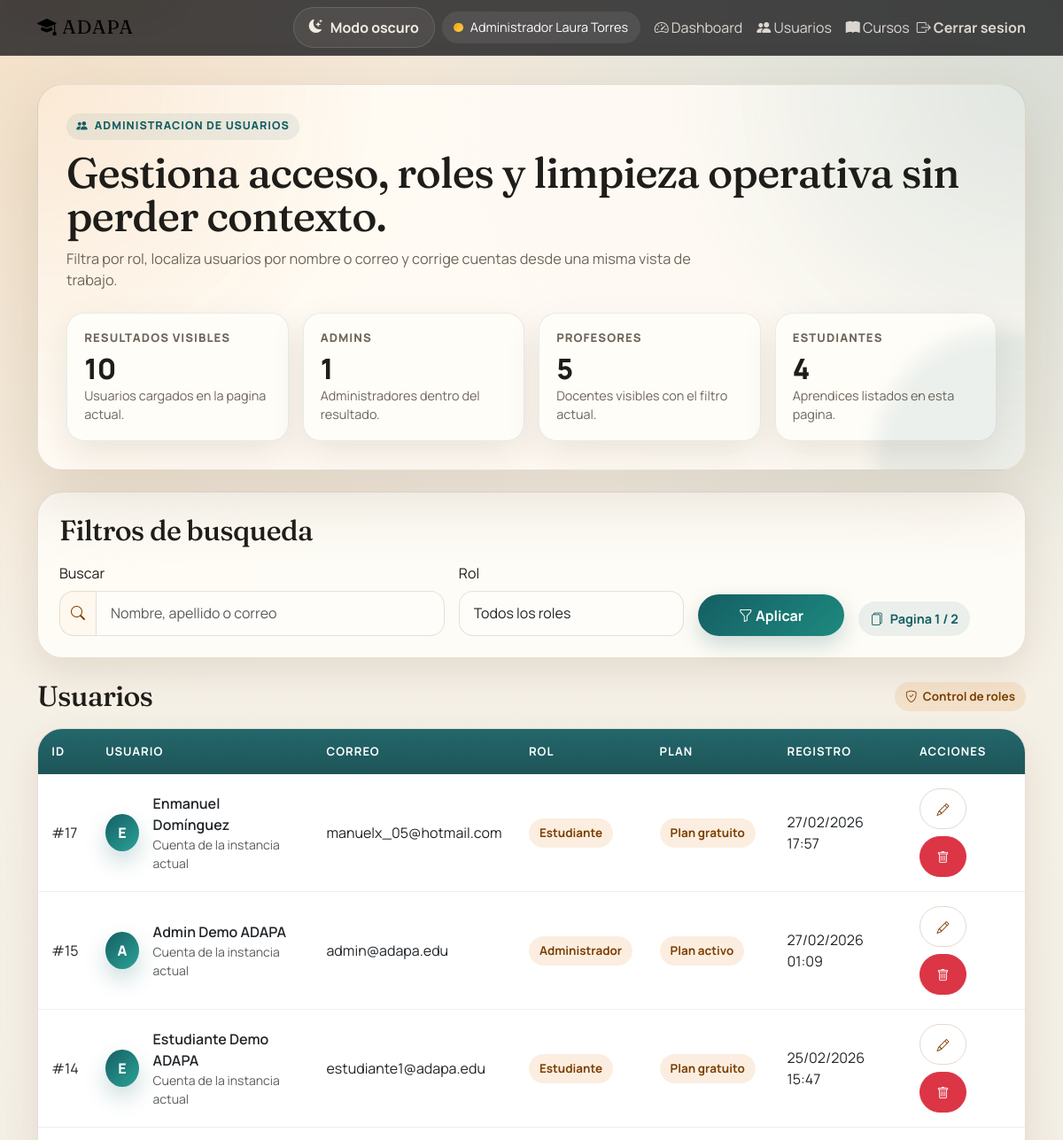
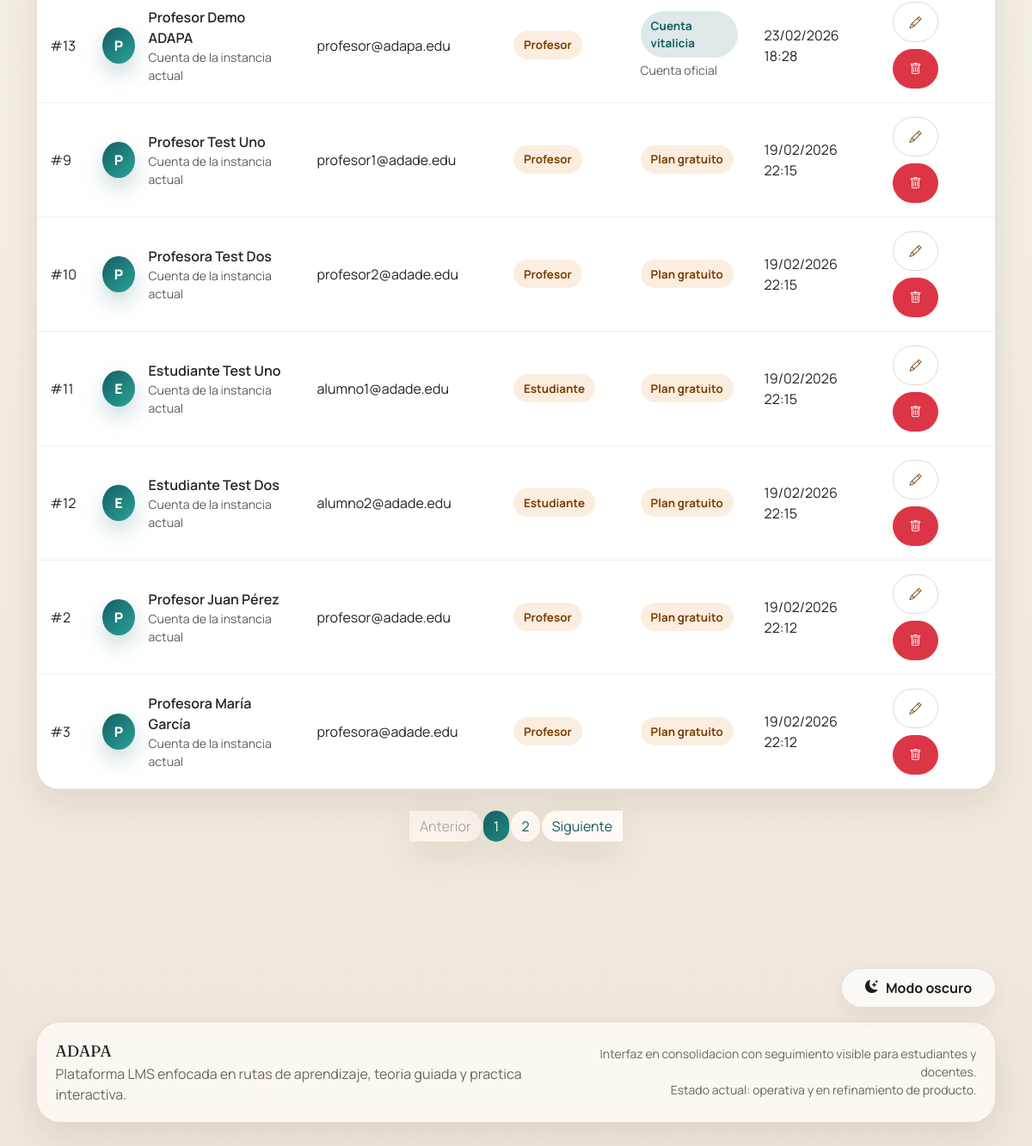
/admin/usuarios (signed in), run on the app's committed database (2 pictures, top to bottom).
### tables this page shows
CREATE TABLE `usuarios` (
  `id` int(11) NOT NULL AUTO_INCREMENT,
  `instancia_id` int(11) NOT NULL,
  `email` varchar(255) NOT NULL,
  `password_hash` varchar(255) NOT NULL,
  `nombre` varchar(255) NOT NULL,
  `apellido` varchar(255) NOT NULL,
  `es_estudiante` tinyint(1) NOT NULL DEFAULT 0,
  `es_profesor` tinyint(1) NOT NULL DEFAULT 0,
  `es_admin_institucion` tinyint(1) NOT NULL DEFAULT 0,
  `billing_plan` enum('free','paid','lifetime') NOT NULL DEFAULT 'free',
  `is_official` tinyint(1) NOT NULL DEFAULT 0,
  `vista_default` enum('creador','estudiante') NOT NULL DEFAULT 'estudiante',
  `es_menor` tinyint(1) NOT NULL DEFAULT 0,
  `tutor_nombre` varchar(255) DEFAULT NULL,
  `tutor_email` varchar(255) DEFAULT NULL,
  `autorizacion_tutor_fecha` timestamp NULL DEFAULT NULL,
  `activo` tinyint(1) NOT NULL DEFAULT 1,
  `email_verificado` tinyint(1) NOT NULL DEFAULT 0,
  `ultimo_acceso` timestamp NULL DEFAULT NULL,
  `intentos_fallidos` int(11) NOT NULL DEFAULT 0,
  `creado_por` int(11) DEFAULT NULL,
  `creado_en` timestamp NOT NULL DEFAULT current_timestamp(),
  `modificado_en` timestamp NOT NULL DEFAULT current_timestamp() ON UPDATE current_timestamp(),
  PRIMARY KEY (`id`),
  UNIQUE KEY `email` (`email`),
  KEY `instancia_id` (`instancia_id`),
  CONSTRAINT `usuarios_ibfk_1` FOREIGN KEY (`instancia_id`) REFERENCES `instancias` (`id`)
);

### views/admin/usuarios.php (the view, shortened to what the rows shown need)
<?php require_once __DIR__ . '/../partials/header.php'; ?>
<?php require_once __DIR__ . '/../../models/ProfesorPlan.php'; ?>
<?php
$admins = 0;
$profesores = 0;
$estudiantes = 0;
foreach ($users as $user) {
    if ($user->es_admin_institucion) {
        $admins++;
    } elseif ($user->es_profesor) {
        $profesores++;
    } elseif ($user->es_estudiante) {
        $estudiantes++;
    }
}
?>
<div class="container">
    <section class="page-hero mb-4">
        <span class="eyebrow"><i class="bi bi-people-fill"></i> Administracion de usuarios</span>
        <h1 class="page-title">Gestiona acceso, roles y limpieza operativa sin perder contexto.</h1>
        <p class="page-subtitle">
            Filtra por rol, localiza usuarios por nombre o correo y corrige cuentas desde una misma vista de trabajo.
        </p>
        <div class="metric-grid">
            <div class="metric-card">
                <div class="metric-label">Resultados visibles</div>
                <div class="metric-value"><?php echo count($users); ?></div>
                <div class="metric-note">Usuarios cargados en la pagina actual.</div>
            </div>
            <div class="metric-card">
                <div class="metric-label">Admins</div>
                <div class="metric-value"><?php echo $admins; ?></div>
                <div class="metric-note">Administradores dentro del resultado.</div>
            </div>
            <div class="metric-card">
                <div class="metric-label">Profesores</div>
                <div class="metric-value"><?php echo $profesores; ?></div>
                <div class="metric-note">Docentes visibles con el filtro actual.</div>
            </div>
            <div class="metric-card">
                <div class="metric-label">Estudiantes</div>
                <div class="metric-value"><?php echo $estudiantes; ?></div>
                <div class="metric-note">Aprendices listados en esta pagina.</div>
            </div>
        </div>
    </section>
    <section class="filter-shell mb-4">
        <div class="panel-body">
            <div class="section-title">
                <h2>Filtros de busqueda</h2>
            </div>
            <form method="GET" action="<?php echo url('/admin/usuarios'); ?>" class="row g-3 align-items-end">
                <div class="col-lg-5">
                    <label for="search" class="form-label">Buscar</label>
                    <div class="input-group">
                        <span class="input-group-text"><i class="bi bi-search"></i></span>
                        <input
                            type="text"
                            id="search"
                            name="search"
                            class="form-control"
                            placeholder="Nombre, apellido o correo"
                            value="<?php echo htmlspecialchars($search ?? ''); ?>"
                        >
                    </div>
                </div>
                <div class="col-lg-3">
                    <label for="role" class="form-label">Rol</label>
                    <select id="role" name="role" class="form-select">
                        <option value="">Todos los roles</option>
                    </select>
                </div>
                <div class="col-lg-2">
                    <button type="submit" class="btn btn-primary w-100">
                        <i class="bi bi-funnel"></i> Aplicar
                    </button>
                </div>
                <div class="col-lg-2">
                    <span class="inline-stat">
                        <i class="bi bi-files"></i> Pagina <?php echo (int) $currentPage; ?> / <?php echo (int) max($totalPages, 1); ?>
                    </span>
                </div>
            </form>
        </div>
    </section>
    <section>
        <div class="section-title">
            <h2>Usuarios</h2>
            <span class="soft-badge"><i class="bi bi-shield-check"></i> Control de roles</span>
        </div>
        <div class="data-table-shell">
            <div class="table-responsive">
                <table class="table table-hover align-middle">
                    <thead>
                        <tr>
                            <th>ID</th>
                            <th>Usuario</th>
                            <th>Correo</th>
                            <th>Rol</th>
                            <th>Plan</th>
                            <th>Registro</th>
                            <th>Acciones</th>
                        </tr>
                    </thead>
                    <tbody>
                        <?php if (empty($users)): ?>
                            <tr>
                                <td colspan="7" class="empty-state">No hay usuarios que coincidan con el filtro actual.</td>
                            </tr>
                        <?php else: ?>
                            <?php foreach ($users as $user): ?>
                                <tr>
                                    <td>#<?php echo (int) $user->id; ?></td>
                                    <td>
                                        <div class="d-flex align-items-center gap-3">
                                            <span class="avatar-token"><?php echo strtoupper(substr($user->nombre, 0, 1)); ?></span>
                                            <div>
                                                <div class="fw-semibold"><?php echo htmlspecialchars(trim($user->nombre . ' ' . $user->apellido)); ?></div>
                                                <div class="small text-muted">Cuenta de la instancia actual</div>
                                            </div>
                                        </div>
                                    </td>
                                    <td><?php echo htmlspecialchars($user->email); ?></td>
                                    <td>
                                        <?php if ($user->es_admin_institucion): ?>
                                            <span class="soft-badge">Administrador</span>
                                        <?php elseif ($user->es_profesor): ?>
                                            <span class="soft-badge">Profesor</span>
                                        <?php elseif ($user->es_estudiante): ?>
                                            <span class="soft-badge">Estudiante</span>
                                        <?php else: ?>
                                            <span class="soft-badge">Usuario</span>
                                        <?php endif; ?>
                                    </td>
                                    <td>
                                        <span class="soft-badge <?php echo !empty($user->is_official) ? 'info' : ''; ?>">
                                            <?php echo htmlspecialchars(ProfesorPlan::obtenerEtiquetaPlan($user->billing_plan ?? null)); ?>
                                        </span>
                                        <?php if (!empty($user->is_official)): ?>
                                            <div class="small text-muted mt-1">Cuenta oficial</div>
                                        <?php endif; ?>
                                    </td>
                                    <td><?php echo date('d/m/Y H:i', strtotime($user->creado_en)); ?></td>
                                    <td>
                                        <div class="d-flex gap-2 flex-wrap">
                                            <a href="<?php echo url('/admin/usuarios/edit/' . $user->id); ?>" class="btn btn-sm btn-outline-secondary" title="Editar usuario">
                                                <i class="bi bi-pencil"></i>
                                            </a>
                                            <?php if ($user->id != $_SESSION['user_id']): ?>
                                                <form method="POST" action="<?php echo url('/admin/usuarios/delete/' . $user->id); ?>" class="d-inline" onsubmit="return confirm('Estas seguro de eliminar este usuario?');">
                                                    <button type="submit" class="btn btn-sm btn-danger" title="Eliminar usuario">
                                                        <i class="bi bi-trash"></i>
                                                    </button>
                                                </form>
                                            <?php endif; ?>
                                        </div>
                                    </td>
                                </tr>
                            <?php endforeach; ?>
                        <?php endif; ?>
                    </tbody>
                </table>
            </div>
        </div>
        <?php if ($totalPages > 1): ?>
            <nav aria-label="Navegacion de usuarios" class="mt-4 pagination-shell">
                <ul class="pagination justify-content-center flex-wrap">
                    <li class="page-item <?php echo $currentPage <= 1 ? 'disabled' : ''; ?>">
                        <a class="page-link" href="<?php echo url('/admin/usuarios?page=' . ($currentPage - 1) . '&search=' . urlencode($search) . '&role=' . urlencode($role)); ?>">Anterior</a>
                    </li>
                    <?php for ($i = 1; $i <= $totalPages; $i++): ?>
                        <li class="page-item <?php echo $currentPage == $i ? 'active' : ''; ?>">
                            <a class="page-link" href="<?php echo url('/admin/usuarios?page=' . $i . '&search=' . urlencode($search) . '&role=' . urlencode($role)); ?>"><?php echo $i; ?></a>
                        </li>
                    <?php endfor; ?>
                    <li class="page-item <?php echo $currentPage >= $totalPages ? 'disabled' : ''; ?>">
                        <a class="page-link" href="<?php echo url('/admin/usuarios?page=' . ($currentPage + 1) . '&search=' . urlencode($search) . '&role=' . urlencode($role)); ?>">Siguiente</a>
                    </li>
                </ul>
            </nav>
        <?php endif; ?>
    </section>
</div>
<?php require_once __DIR__ . '/../partials/footer.php'; ?>

### core/Router.php (shortened to what the rows shown need)
<?php
class Router {
    private $routes = [];
    private $basePath;
    public function __construct() {
        $this->basePath = BASE_URL;
    }
    public function add($method, $route, $controller, $action) {
        $this->routes[$method][$route] = ['controller' => $controller, 'action' => $action];
    }
    public function dispatch($uri, $method) {
        $uri = $this->removeBasePath($uri);
        foreach ($this->routes[$method] as $route => $routeInfo) {
            $pattern = preg_replace('/\{[^}]+\}/', '([^/]+)', $route);
            $pattern = '#^' . $pattern . '$#';
            if (preg_match($pattern, $uri, $matches)) {
                array_shift($matches);
                $action = $routeInfo['action'];
                $controllerInstance = new $controllerClass();
                if (method_exists($controllerInstance, $action)) {
                    call_user_func_array([$controllerInstance, $action], $matches);
                } else {
                    http_response_code(404);
                    echo "404 Method Not Found";
                }
                return;
            }
        }
    }
    private function removeBasePath($uri) {
        if (strpos($uri, $this->basePath) === 0) {
            $uri = substr($uri, strlen($this->basePath));
        }
        return $uri;
    }
}

### data on the page
usuarios: id "17", nombre "E", nombre+apellido "Enmanuel Domínguez", email "manuelx_05@hotmail.com", es_admin_institucion "Estudiante", billing_plan "Plan gratuito", creado_en "27/02/2026 17:57"
usuarios: id "15", nombre "A", nombre+apellido "Admin Demo ADAPA", email "admin@adapa.edu", es_admin_institucion "Administrador", billing_plan "Plan activo", creado_en "27/02/2026 01:09"
usuarios: id "14", nombre "E", nombre+apellido "Estudiante Demo ADAPA", email "estudiante1@adapa.edu", es_admin_institucion "Estudiante", billing_plan "Plan gratuito", creado_en "25/02/2026 15:47"
usuarios: id "13", nombre "P", nombre+apellido "Profesor Demo ADAPA", email "profesor@adapa.edu", es_admin_institucion "Profesor", billing_plan "Cuenta vitalicia", shows "Cuenta oficial", creado_en "23/02/2026 18:28"
usuarios: id "9", nombre "P", nombre+apellido "Profesor Test Uno", email "profesor1@adade.edu", es_admin_institucion "Profesor", billing_plan "Plan gratuito", creado_en "19/02/2026 22:15"
usuarios: id "10", nombre "P", nombre+apellido "Profesora Test Dos", email "profesor2@adade.edu", es_admin_institucion "Profesor", billing_plan "Plan gratuito", creado_en "19/02/2026 22:15"
usuarios: id "11", nombre "E", nombre+apellido "Estudiante Test Uno", email "alumno1@adade.edu", es_admin_institucion "Estudiante", billing_plan "Plan gratuito", creado_en "19/02/2026 22:15"
usuarios: id "12", nombre "E", nombre+apellido "Estudiante Test Dos", email "alumno2@adade.edu", es_admin_institucion "Estudiante", billing_plan "Plan gratuito", creado_en "19/02/2026 22:15"
usuarios: id "2", nombre "P", nombre+apellido "Profesor Juan Pérez", email "profesor@adade.edu", es_admin_institucion "Profesor", billing_plan "Plan gratuito", creado_en "19/02/2026 22:12"
usuarios: id "3", nombre "P", nombre+apellido "Profesora María García", email "profesora@adade.edu", es_admin_institucion "Profesor", billing_plan "Plan gratuito", creado_en "19/02/2026 22:12"

### other printed values
count($users) "10"
$admins "1"
$profesores "5"
$estudiantes "4"
max($totalPages, 1) "2"
